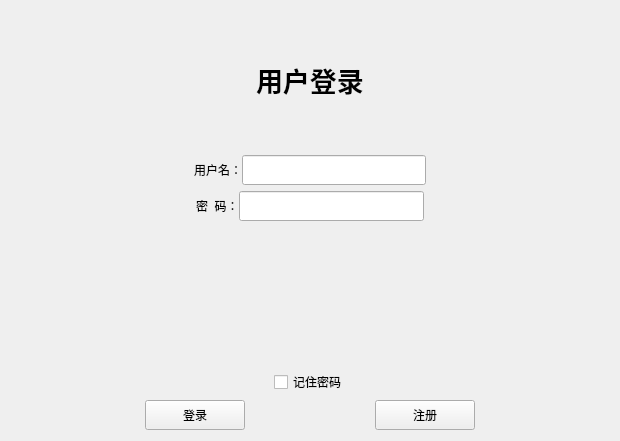
<?xml version="1.0" encoding="UTF-8"?>
<ui version="4.0">
 <class>Widget</class>
 <widget class="QWidget" name="Widget">
  <property name="geometry">
   <rect>
    <x>0</x>
    <y>0</y>
    <width>620</width>
    <height>441</height>
   </rect>
  </property>
  <property name="windowTitle">
   <string>Widget</string>
  </property>
  <layout class="QGridLayout" name="gridLayout">
   <item row="0" column="0">
    <layout class="QVBoxLayout" name="verticalLayout">
     <item>
      <layout class="QHBoxLayout" name="horizontalLayout">
       <item>
        <spacer name="horizontalSpacer_2">
         <property name="orientation">
          <enum>Qt::Horizontal</enum>
         </property>
         <property name="sizeHint" stdset="0">
          <size>
           <width>40</width>
           <height>20</height>
          </size>
         </property>
        </spacer>
       </item>
       <item>
        <widget class="QLabel" name="label">
         <property name="font">
          <font>
           <family>Times New Roman</family>
           <pointsize>20</pointsize>
           <weight>75</weight>
           <italic>false</italic>
           <bold>true</bold>
          </font>
         </property>
         <property name="text">
          <string>用户登录</string>
         </property>
        </widget>
       </item>
       <item>
        <spacer name="horizontalSpacer_5">
         <property name="orientation">
          <enum>Qt::Horizontal</enum>
         </property>
         <property name="sizeHint" stdset="0">
          <size>
           <width>40</width>
           <height>20</height>
          </size>
         </property>
        </spacer>
       </item>
      </layout>
     </item>
     <item>
      <layout class="QHBoxLayout" name="horizontalLayout_2">
       <property name="spacing">
        <number>0</number>
       </property>
       <item>
        <spacer name="horizontalSpacer_8">
         <property name="orientation">
          <enum>Qt::Horizontal</enum>
         </property>
         <property name="sizeHint" stdset="0">
          <size>
           <width>40</width>
           <height>20</height>
          </size>
         </property>
        </spacer>
       </item>
       <item>
        <widget class="QLabel" name="label_2">
         <property name="maximumSize">
          <size>
           <width>50</width>
           <height>30</height>
          </size>
         </property>
         <property name="text">
          <string>用户名：</string>
         </property>
        </widget>
       </item>
       <item>
        <widget class="QLineEdit" name="lineEdit">
         <property name="maximumSize">
          <size>
           <width>200</width>
           <height>30</height>
          </size>
         </property>
        </widget>
       </item>
       <item>
        <spacer name="horizontalSpacer_9">
         <property name="orientation">
          <enum>Qt::Horizontal</enum>
         </property>
         <property name="sizeHint" stdset="0">
          <size>
           <width>40</width>
           <height>20</height>
          </size>
         </property>
        </spacer>
       </item>
      </layout>
     </item>
     <item>
      <layout class="QHBoxLayout" name="horizontalLayout_3">
       <property name="spacing">
        <number>0</number>
       </property>
       <item>
        <spacer name="horizontalSpacer_10">
         <property name="orientation">
          <enum>Qt::Horizontal</enum>
         </property>
         <property name="sizeHint" stdset="0">
          <size>
           <width>40</width>
           <height>20</height>
          </size>
         </property>
        </spacer>
       </item>
       <item>
        <widget class="QLabel" name="label_3">
         <property name="maximumSize">
          <size>
           <width>50</width>
           <height>30</height>
          </size>
         </property>
         <property name="text">
          <string>密  码：</string>
         </property>
        </widget>
       </item>
       <item>
        <widget class="QLineEdit" name="lineEdit_2">
         <property name="maximumSize">
          <size>
           <width>200</width>
           <height>30</height>
          </size>
         </property>
        </widget>
       </item>
       <item>
        <spacer name="horizontalSpacer_11">
         <property name="orientation">
          <enum>Qt::Horizontal</enum>
         </property>
         <property name="sizeHint" stdset="0">
          <size>
           <width>40</width>
           <height>20</height>
          </size>
         </property>
        </spacer>
       </item>
      </layout>
     </item>
     <item>
      <widget class="QLabel" name="label_4">
       <property name="text">
        <string/>
       </property>
      </widget>
     </item>
     <item>
      <layout class="QHBoxLayout" name="horizontalLayout_4">
       <item>
        <spacer name="horizontalSpacer_4">
         <property name="orientation">
          <enum>Qt::Horizontal</enum>
         </property>
         <property name="sizeHint" stdset="0">
          <size>
           <width>40</width>
           <height>20</height>
          </size>
         </property>
        </spacer>
       </item>
       <item>
        <widget class="QCheckBox" name="checkBox">
         <property name="text">
          <string>记住密码</string>
         </property>
        </widget>
       </item>
       <item>
        <spacer name="horizontalSpacer_3">
         <property name="orientation">
          <enum>Qt::Horizontal</enum>
         </property>
         <property name="sizeHint" stdset="0">
          <size>
           <width>40</width>
           <height>20</height>
          </size>
         </property>
        </spacer>
       </item>
      </layout>
     </item>
     <item>
      <layout class="QHBoxLayout" name="horizontalLayout_5">
       <item>
        <spacer name="horizontalSpacer_6">
         <property name="orientation">
          <enum>Qt::Horizontal</enum>
         </property>
         <property name="sizeType">
          <enum>QSizePolicy::Preferred</enum>
         </property>
         <property name="sizeHint" stdset="0">
          <size>
           <width>30</width>
           <height>20</height>
          </size>
         </property>
        </spacer>
       </item>
       <item>
        <widget class="QPushButton" name="pushButton_2">
         <property name="maximumSize">
          <size>
           <width>100</width>
           <height>30</height>
          </size>
         </property>
         <property name="text">
          <string>登录</string>
         </property>
        </widget>
       </item>
       <item>
        <spacer name="horizontalSpacer">
         <property name="orientation">
          <enum>Qt::Horizontal</enum>
         </property>
         <property name="sizeType">
          <enum>QSizePolicy::Fixed</enum>
         </property>
         <property name="sizeHint" stdset="0">
          <size>
           <width>20</width>
           <height>20</height>
          </size>
         </property>
        </spacer>
       </item>
       <item>
        <widget class="QPushButton" name="pushButton_3">
         <property name="maximumSize">
          <size>
           <width>100</width>
           <height>30</height>
          </size>
         </property>
         <property name="text">
          <string>注册</string>
         </property>
        </widget>
       </item>
       <item>
        <spacer name="horizontalSpacer_7">
         <property name="orientation">
          <enum>Qt::Horizontal</enum>
         </property>
         <property name="sizeType">
          <enum>QSizePolicy::Preferred</enum>
         </property>
         <property name="sizeHint" stdset="0">
          <size>
           <width>30</width>
           <height>20</height>
          </size>
         </property>
        </spacer>
       </item>
      </layout>
     </item>
    </layout>
   </item>
  </layout>
 </widget>
 <resources/>
 <connections/>
</ui>
